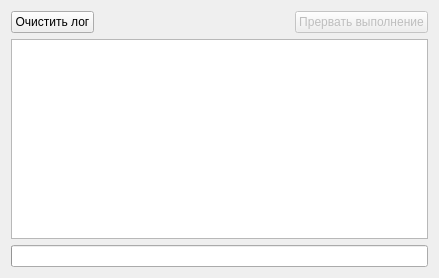
<?xml version="1.0" encoding="UTF-8"?>
<ui version="4.0">
 <class>MessagesWidget</class>
 <widget class="QWidget" name="MessagesWidget">
  <property name="geometry">
   <rect>
    <x>0</x>
    <y>0</y>
    <width>439</width>
    <height>278</height>
   </rect>
  </property>
  <property name="sizePolicy">
   <sizepolicy hsizetype="Preferred" vsizetype="Fixed">
    <horstretch>0</horstretch>
    <verstretch>0</verstretch>
   </sizepolicy>
  </property>
  <property name="maximumSize">
   <size>
    <width>16777215</width>
    <height>16777215</height>
   </size>
  </property>
  <property name="windowTitle">
   <string>Form</string>
  </property>
  <layout class="QVBoxLayout" name="verticalLayout">
   <item>
    <layout class="QHBoxLayout" name="horizontalLayout">
     <item>
      <widget class="QPushButton" name="pushClear">
       <property name="text">
        <string>Очистить лог</string>
       </property>
      </widget>
     </item>
     <item>
      <spacer name="horizontalSpacer">
       <property name="orientation">
        <enum>Qt::Horizontal</enum>
       </property>
       <property name="sizeHint" stdset="0">
        <size>
         <width>40</width>
         <height>20</height>
        </size>
       </property>
      </spacer>
     </item>
     <item>
      <widget class="QPushButton" name="pushCancel">
       <property name="enabled">
        <bool>false</bool>
       </property>
       <property name="text">
        <string>Прервать выполнение</string>
       </property>
      </widget>
     </item>
    </layout>
   </item>
   <item>
    <widget class="QPlainTextEdit" name="text"/>
   </item>
   <item>
    <widget class="QProgressBar" name="progress">
     <property name="maximum">
      <number>1</number>
     </property>
     <property name="value">
      <number>0</number>
     </property>
     <property name="textVisible">
      <bool>false</bool>
     </property>
     <property name="format">
      <string/>
     </property>
    </widget>
   </item>
  </layout>
 </widget>
 <resources/>
 <connections/>
</ui>
